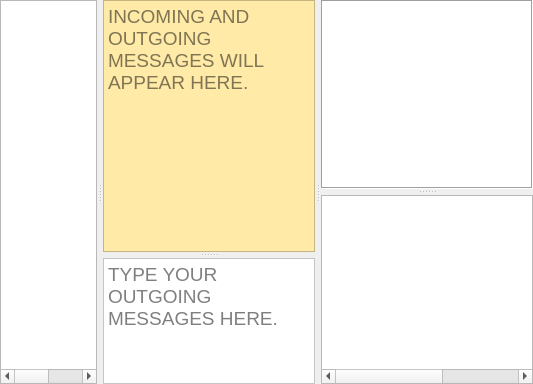
      <widget class="QSplitter" name="textHorizontalSplitter">
       <property name="sizePolicy">
        <sizepolicy hsizetype="MinimumExpanding" vsizetype="Expanding">
         <horstretch>0</horstretch>
         <verstretch>4</verstretch>
        </sizepolicy>
       </property>
       <property name="minimumSize">
        <size>
         <width>0</width>
         <height>75</height>
        </size>
       </property>
       <property name="orientation">
        <enum>Qt::Orientation::Horizontal</enum>
       </property>
       <property name="handleWidth">
        <number>6</number>
       </property>
       <widget class="QTableWidget" name="tableWidgetRXAll">
        <property name="sizePolicy">
         <sizepolicy hsizetype="Expanding" vsizetype="Expanding">
          <horstretch>6</horstretch>
          <verstretch>0</verstretch>
         </sizepolicy>
        </property>
        <property name="font">
         <font>
          <pointsize>12</pointsize>
         </font>
        </property>
        <property name="toolTip">
         <string>&lt;html&gt;&lt;head/&gt;&lt;body&gt;&lt;p&gt;Received band activity is displayed with time since last heard, SNR, and the text received for each frequency offset in the passband.&lt;/p&gt;&lt;/body&gt;&lt;/html&gt;</string>
        </property>
        <property name="sizeAdjustPolicy">
         <enum>QAbstractScrollArea::SizeAdjustPolicy::AdjustToContentsOnFirstShow</enum>
        </property>
        <property name="autoScroll">
         <bool>false</bool>
        </property>
        <property name="editTriggers">
         <set>QAbstractItemView::EditTrigger::NoEditTriggers</set>
        </property>
        <property name="showDropIndicator" stdset="0">
         <bool>false</bool>
        </property>
        <property name="dragDropOverwriteMode">
         <bool>false</bool>
        </property>
        <property name="alternatingRowColors">
         <bool>true</bool>
        </property>
        <property name="selectionMode">
         <enum>QAbstractItemView::SelectionMode::SingleSelection</enum>
        </property>
        <property name="selectionBehavior">
         <enum>QAbstractItemView::SelectionBehavior::SelectRows</enum>
        </property>
        <property name="textElideMode">
         <enum>Qt::TextElideMode::ElideLeft</enum>
        </property>
        <property name="gridStyle">
         <enum>Qt::PenStyle::DotLine</enum>
        </property>
        <property name="sortingEnabled">
         <bool>false</bool>
        </property>
        <property name="wordWrap">
         <bool>false</bool>
        </property>
        <attribute name="horizontalHeaderVisible">
         <bool>false</bool>
        </attribute>
        <attribute name="horizontalHeaderCascadingSectionResizes">
         <bool>false</bool>
        </attribute>
        <attribute name="horizontalHeaderMinimumSectionSize">
         <number>20</number>
        </attribute>
        <attribute name="horizontalHeaderDefaultSectionSize">
         <number>30</number>
        </attribute>
        <attribute name="horizontalHeaderHighlightSections">
         <bool>false</bool>
        </attribute>
        <attribute name="horizontalHeaderStretchLastSection">
         <bool>true</bool>
        </attribute>
        <attribute name="verticalHeaderVisible">
         <bool>false</bool>
        </attribute>
        <column>
         <property name="text">
          <string>Offset</string>
         </property>
        </column>
        <column>
         <property name="text">
          <string>Age</string>
         </property>
        </column>
        <column>
         <property name="text">
          <string>SNR</string>
         </property>
        </column>
        <column>
         <property name="text">
          <string>Time Delta</string>
         </property>
        </column>
        <column>
         <property name="text">
          <string>Speed</string>
         </property>
        </column>
        <column>
         <property name="text">
          <string>Message(s)</string>
         </property>
        </column>
       </widget>
       <widget class="QSplitter" name="textVerticalSplitter">
        <property name="sizePolicy">
         <sizepolicy hsizetype="Expanding" vsizetype="Expanding">
          <horstretch>10</horstretch>
          <verstretch>0</verstretch>
         </sizepolicy>
        </property>
        <property name="orientation">
         <enum>Qt::Orientation::Vertical</enum>
        </property>
        <property name="handleWidth">
         <number>6</number>
        </property>
        <widget class="QTextEdit" name="textEditRX">
         <property name="sizePolicy">
          <sizepolicy hsizetype="Expanding" vsizetype="Expanding">
           <horstretch>4</horstretch>
           <verstretch>2</verstretch>
          </sizepolicy>
         </property>
         <property name="font">
          <font>
           <pointsize>14</pointsize>
           <italic>false</italic>
          </font>
         </property>
         <property name="autoFillBackground">
          <bool>true</bool>
         </property>
         <property name="styleSheet">
          <string notr="true">QTextEdit { background-color:#ffeaa7; }</string>
         </property>
         <property name="undoRedoEnabled">
          <bool>false</bool>
         </property>
         <property name="readOnly">
          <bool>true</bool>
         </property>
         <property name="placeholderText">
          <string>INCOMING AND OUTGOING MESSAGES WILL APPEAR HERE.</string>
         </property>
        </widget>
        <widget class="TransmitTextEdit" name="extFreeTextMsgEdit">
         <property name="sizePolicy">
          <sizepolicy hsizetype="Expanding" vsizetype="Expanding">
           <horstretch>4</horstretch>
           <verstretch>1</verstretch>
          </sizepolicy>
         </property>
         <property name="font">
          <font>
           <pointsize>14</pointsize>
          </font>
         </property>
         <property name="styleSheet">
          <string notr="true">QTextEdit { background:rgb(255, 255, 255); }

QTextEdit[readOnly=&quot;true&quot;] { 
	background:#EEE;
	font-style:italic;
}

QTextEdit[transmitting=&quot;true&quot;] { 
	background:#EEE;
	font-style:italic;
}</string>
         </property>
         <property name="acceptRichText">
          <bool>false</bool>
         </property>
         <property name="placeholderText">
          <string>TYPE YOUR OUTGOING MESSAGES HERE.</string>
         </property>
        </widget>
       </widget>
       <widget class="QSplitter" name="callsVerticalSplitter">
        <property name="sizePolicy">
         <sizepolicy hsizetype="Expanding" vsizetype="Expanding">
          <horstretch>10</horstretch>
          <verstretch>0</verstretch>
         </sizepolicy>
        </property>
        <property name="orientation">
         <enum>Qt::Orientation::Vertical</enum>
        </property>
        <property name="handleWidth">
         <number>6</number>
        </property>
        <widget class="QTextBrowser" name="callDetailTextBrowser">
         <property name="visible">
          <bool>false</bool>
         </property>
         <property name="frameShape">
          <enum>QFrame::Shape::Box</enum>
         </property>
        </widget>
        <widget class="QTableWidget" name="tableWidgetCalls">
         <property name="font">
          <font>
           <pointsize>12</pointsize>
          </font>
         </property>
         <property name="toolTip">
          <string>&lt;html&gt;&lt;head/&gt;&lt;body&gt;&lt;p&gt;Received callsigns are displayed with time since last heard, SNR, and grid locator (if reported).&lt;/p&gt;&lt;/body&gt;&lt;/html&gt;</string>
         </property>
         <property name="autoScroll">
          <bool>false</bool>
         </property>
         <property name="editTriggers">
          <set>QAbstractItemView::EditTrigger::NoEditTriggers</set>
         </property>
         <property name="showDropIndicator" stdset="0">
          <bool>false</bool>
         </property>
         <property name="alternatingRowColors">
          <bool>true</bool>
         </property>
         <property name="selectionMode">
          <enum>QAbstractItemView::SelectionMode::SingleSelection</enum>
         </property>
         <property name="selectionBehavior">
          <enum>QAbstractItemView::SelectionBehavior::SelectRows</enum>
         </property>
         <property name="textElideMode">
          <enum>Qt::TextElideMode::ElideRight</enum>
         </property>
         <property name="gridStyle">
          <enum>Qt::PenStyle::DotLine</enum>
         </property>
         <property name="wordWrap">
          <bool>false</bool>
         </property>
         <attribute name="horizontalHeaderVisible">
          <bool>false</bool>
         </attribute>
         <attribute name="horizontalHeaderMinimumSectionSize">
          <number>20</number>
         </attribute>
         <attribute name="horizontalHeaderDefaultSectionSize">
          <number>30</number>
         </attribute>
         <attribute name="horizontalHeaderHighlightSections">
          <bool>false</bool>
         </attribute>
         <attribute name="horizontalHeaderStretchLastSection">
          <bool>true</bool>
         </attribute>
         <attribute name="verticalHeaderVisible">
          <bool>false</bool>
         </attribute>
         <column>
          <property name="text">
           <string>★</string>
          </property>
         </column>
         <column>
          <property name="text">
           <string>Callsigns</string>
          </property>
         </column>
         <column>
          <property name="text">
           <string>Age</string>
          </property>
         </column>
         <column>
          <property name="text">
           <string>SNR</string>
          </property>
         </column>
         <column>
          <property name="text">
           <string>Offset</string>
          </property>
         </column>
         <column>
          <property name="text">
           <string>Time Delta</string>
          </property>
         </column>
         <column>
          <property name="text">
           <string>Speed</string>
          </property>
         </column>
         <column>
          <property name="text">
           <string>Grid</string>
          </property>
         </column>
         <column>
          <property name="text">
           <string>Distance</string>
          </property>
         </column>
         <column>
          <property name="text">
           <string>✓</string>
          </property>
          <property name="toolTip">
           <string>Worked Before</string>
          </property>
         </column>
         <column>
          <property name="text">
           <string>Name</string>
          </property>
         </column>
         <column>
          <property name="text">
           <string>Comment</string>
          </property>
         </column>
        </widget>
       </widget>
      </widget>
